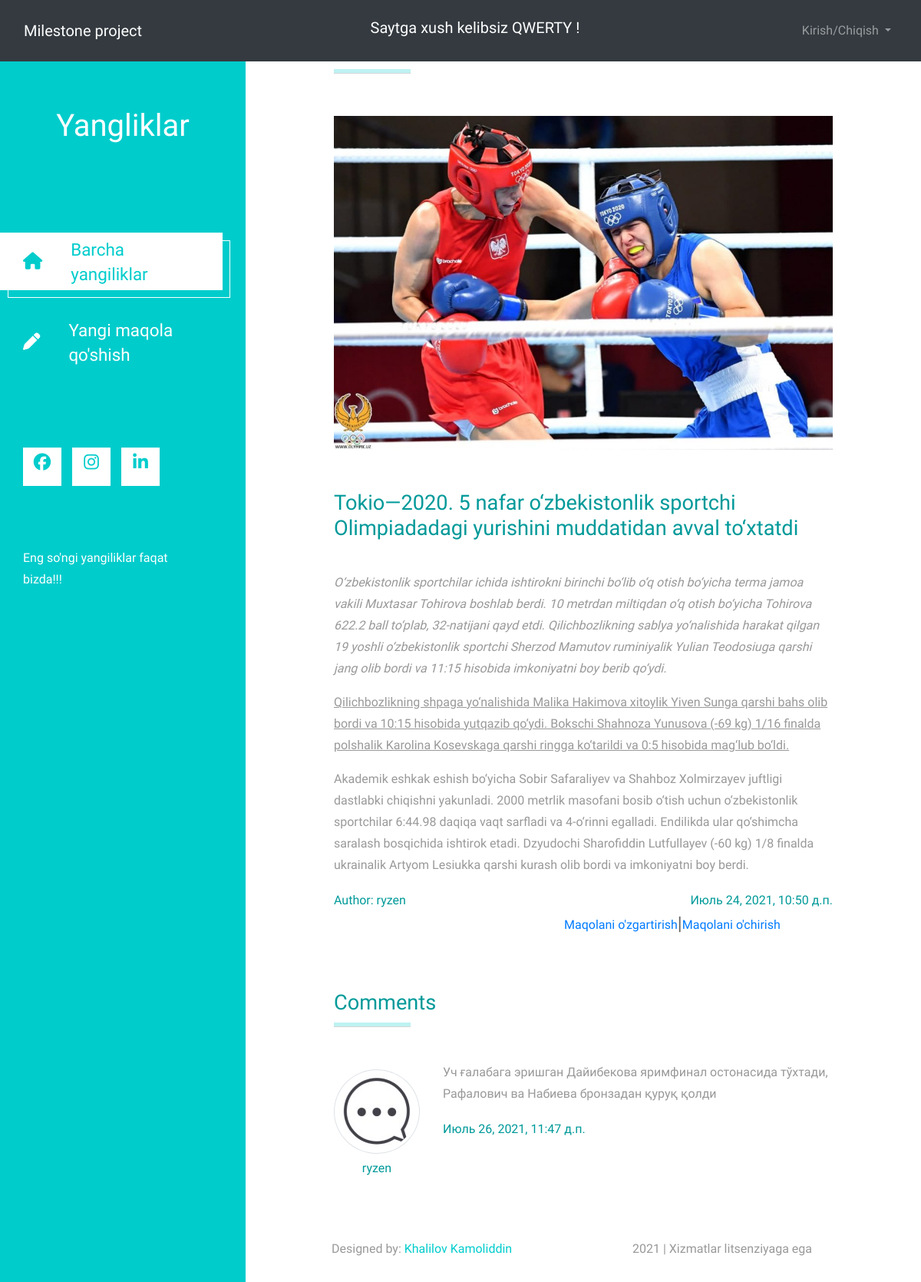
The app's page /articles/3/ (signed in) with its own data.
### accounts/models.py (models this page shows)
class CustomUser(AbstractUser):
    age = models.PositiveIntegerField(null=True, blank=True)

### articles/models.py (models this page shows, shortened)
class Article(models.Model):
    title = models.CharField(max_length=150)
    summary = models.CharField(max_length=200, blank=True)
    body = RichTextField()
    photo = models.ImageField(upload_to='images/', blank=True)
    date = models.DateTimeField(auto_now_add=True)
    author = models.ForeignKey(
        get_user_model(), on_delete=models.CASCADE,
    )

class Comment(models.Model):
    article = models.ForeignKey(Article, on_delete=models.CASCADE, related_name='comments')
    comment = models.CharField(max_length=150)
    date = models.DateTimeField(auto_now_add=True)
    author = models.ForeignKey(get_user_model(), on_delete=models.CASCADE)
    def __str__(self):
        return self.comment

### articles/views.py (the view)
# urls.py: path('<int:pk>/', ArticleDetailView.as_view(), name='article_detail'),
class ArticleDetailView(LoginRequiredMixin, DetailView):
    model = Article
    template_name = 'article_detail.html'

### templates/article_detail.html (shortened to what this page needs)
{% extends 'base.html' %}
{% load static %}
{% block content %}
<header class="tm-header" id="tm-header" style="margin-top:60px">
        <div class="tm-header-wrapper">
            <div class="tm-site-header">
                <h1 class="text-center">Yangliklar</h1>
            </div>
            <nav class="tm-nav" id="tm-nav">
                <ul>
                    <li class="tm-nav-item active"><a href="{% url 'article_list' %}" class="tm-nav-link">
                        <i class="fas fa-home"></i>
                        Barcha yangiliklar
                    </a></li>
                    <li class="tm-nav-item"><a href="{% url 'article_new' %}" class="tm-nav-link">
                        <i class="fas fa-pen"></i>
                        Yangi maqola qo'shish
                    </a></li>
                </ul>
            </nav>
            <div class="tm-mb-65">
                <a rel="nofollow" href="https://www.facebook.com/kamoliddin.xalilov" class="tm-social-link">
                    <i class="fab fa-facebook tm-social-icon"></i>
                </a>
                <a href="https://www.instagram.com/x.kamoliddinn/" class="tm-social-link">
                    <i class="fab fa-instagram tm-social-icon"></i>
                </a>
                <a href="linkedin.com/in/kamoliddin-xalilov-6a7314124" class="tm-social-link">
                    <i class="fab fa-linkedin tm-social-icon"></i>
                </a>
            </div>
            <p class="tm-mb-80 pr-5 text-white">
                Eng so'ngi yangiliklar faqat bizda!!!
            </p>
        </div>
    </header>
    <div class="container-fluid">
        <main class="tm-main">
            <div class="row tm-row tm-mb-45">
                <div class="col-12">
                    <hr class="tm-hr-primary tm-mb-55">
                    {% if article.photo %}
                    <img src="{{article.photo.url}}" alt="Image" class="img-fluid">
                    {% endif %}
                </div>
            </div>
            <div class="row tm-row tm-mb-40">
                <div class="col-12">
                    <div class="mb-4">
                        <h2 class="pt-2 tm-mb-40 tm-color-primary tm-post-title">{{article.title}}</h2>
                        <p>{{article.body | safe }}</p>
                        <div class="d-flex justify-content-between tm-pt-15">
                            <span class="tm-color-primary">Author: {{article.author}}</span>
                            <span class="tm-color-primary">{{article.date}}</span>
                        </div>
                        <div class="d-flex tm-pt-15" style="margin-left:300px">
                            <a href="{% url 'article_edit' article.pk %}">Maqolani o'zgartirish</a>
                            <h4>|</h4>
                            <a href="{% url 'article_delete' article.pk %}">Maqolani o'chirish</a>
                        </div>
                                    <div class="row tm-row tm-mb-10">
                            <br><br>
                    </div>
                    <div style="width:100%;">
                        <h2 class="tm-color-primary tm-post-title">Comments</h2>
                        <hr class="tm-hr-primary tm-mb-45">
                        {% for comment in article.comments.all %}
                        <div class="tm-comment tm-mb-45">
                            <figure class="tm-comment-figure">
                                <img src="{% static 'img/comment-1.jpg' %}" alt="Image" class="mb-2 rounded-circle img-thumbnail">
                                <figcaption class="tm-color-primary text-center">{{comment.author}}</figcaption>
                            </figure>
                            <div>
                                <p>
                                    {{comment}}
                                </p>
                                <div class="d-flex justify-content-between">
                                    <span class="tm-color-primary">{{comment.date}}</span>
                                </div>
                            </div>
                        </div>
                        {% endfor %}
                    </div>
                </div>
            </div>
            <div class="row tm-row tm-mb-10">
                <br>
            </div><br>
            <footer class="row tm-row" style="width:100%;">
                <div class="col-md-6 col-12 tm-color-gray">
                    Designed by: <a rel="nofollow" target="_parent" href="https://www.linkedin.com/in/kamoliddin-xalilov-6a7314124?lipi=urn%3Ali%3Apage%3Ad_flagship3_profile_view_base_contact_details%3BkyBBEvm4Sx2JoaPfP81drg%3D%3D" class="tm-external-link">Khalilov Kamoliddin</a>
                </div>
                <div class="col-md-6 col-12 tm-color-gray tm-copyright">
                    2021 | Xizmatlar litsenziyaga ega
                </div>
            </footer>
        </main>
    </div>
{% endblock %}

### templates/base.html (shortened to what this page needs)
{% load static %}
<!DOCTYPE html>
<html lang="en">
<head>
    <link href="https://cdn.jsdelivr.net/npm/bootstrap@5.0.2/dist/css/bootstrap.min.css" rel="stylesheet">
    <link rel="stylesheet" href="{% static 'fontawesome/css/all.min.css' %}">
    <link href="{% static 'css/bootstrap.min.css' %}" rel="stylesheet">
    <link href="{% static 'css/templatemo-xtra-blog.css' %}" rel="stylesheet">
	<link rel="stylesheet" href="{% static 'css/font-awesome.min.css' %}">
	<link rel="stylesheet" href="{% static 'css/templatemo-style.css' %}">
</head>
<body>
    <nav class="navbar navbar-expand-lg navbar-dark bg-dark fixed-top">
      <div class="container-fluid">
        <a class="navbar-brand" href="{% url 'home' %}">Milestone project</a>
          <div style="color:#fff">
        {% if user.is_authenticated %}
            <h5>Saytga xush kelibsiz {{user.username | upper}} !   <h5/>
        {% else %}
            <h5>Saytning to'liq imkoniyatlaridan foydalanish uchun ro'yxatdan o'ting !</h5>
        {% endif %}
</div>
        <div id="navbarNavDarkDropdown" style="text-align: right">
          <ul class="navbar-nav">
            <li class="nav-item dropdown">
               <div class="navbar-text" >
              <a class="nav-link dropdown-toggle"  href="#" id="navbarDarkDropdownMenuLink" role="button" data-bs-toggle="dropdown" aria-expanded="false">
                Kirish/Chiqish
              </a>
                </div>
            </li>
          </ul>
        </div>
      </div>
    </nav>
    <main>
      {% block content %}
      {% endblock content %}
    </main>
</body>
</html>

### static/css/templatemo-xtra-blog.css (style rules this page uses)
html { overflow-x: hidden; }
body { margin: 0; padding: 0; font-family: 'Source Sans Pro', sans-serif; font-size: 19px; line-height: 2em; overflow-x: hidden; }
p, span { color: #999; }
hr { border-top-color: #CCC; margin-top: 10px; margin-bottom: 10px; }
.tm-header { background-color: #0CC; color: white; position: fixed; top: 0; left: 0; bottom: 0; z-index: 100; width: 400px; overflow-y: visible; }
.tm-header-wrapper { overflow-y: scroll; scrollbar-width: none; -ms-overflow-style: none; padding: 30px; width: 100%; height: 100%; }
.tm-site-header { margin-top: 50px; margin-bottom: 115px; }
.tm-main { margin-left: 400px; padding: 80px 100px 25px; }
.tm-row { max-width: 980px; justify-content: space-between; }
.tm-nav { margin-bottom: 100px; }
.tm-nav-item { list-style: none; margin-bottom: 30px; }
.tm-nav-link { color: white; background-color: transparent; height: 75px; width: 100%; max-width: 300px; display: flex; align-items: center; font-size: 1.4rem; padding: 30px; }
.tm-nav-item:hover .tm-nav-link, .tm-nav-item.active .tm-nav-link { color: #0CC; background-color: white; text-decoration: none; }
.tm-nav ul { position: relative; }
.tm-nav-item:hover:after, .tm-nav-item.active:after { content: ''; width: 100%; max-width: 300px; height: 75px; display: block; border: 1px solid white; margin-left: 10px; margin-top: -65px; position: absolute; z-index: -1000; }
.tm-nav-link i { margin-right: 37px; }
ul { margin: 0; padding: 0; }
.tm-nav { margin-left: -30px; }
.tm-social-link { display: inline-block; background-color: white; font-size: 1.4rem; width: 50px; height: 50px; text-align: center; padding-top: 8px; margin-right: 15px; margin-bottom: 15px; }
.tm-social-icon { color: #0CC; transition: all 0.3s ease; }
.tm-post-title { font-size: 1.7rem; transition: all 0.3s ease; }
.tm-external-link { color: #0CC; }
.tm-copyright { text-align: right; }
hr.tm-hr-primary { border-top: 5px solid #0CC; }
.tm-comment { display: flex; align-items: flex-start; }
.tm-comment-figure { margin-top: 10px; margin-right: 30px; }
figure { margin: 0; }
figcaption { line-height: 1.4; }
.tm-mb-40 { margin-bottom: 40px; }
.tm-mb-45 { margin-bottom: 45px; }
.tm-mb-55 { margin-bottom: 55px; }
.tm-mb-65 { margin-bottom: 65px; }
.tm-mb-80 { margin-bottom: 80px; }
.tm-color-primary, span.tm-color-primary { color: #099; }
a.tm-color-gray, .tm-color-gray { color: #999; }
.img-thumbnail { max-width: none; }
@media (max-width: 1540px) { .tm-header { width: 320px; } }
@media (max-width: 1540px) { .tm-main { margin-left: 320px; width: calc(100% - 320px); } }
@media (max-width: 1288px) { .tm-social-link { margin-right: 10px; } }
* { box-sizing: border-box; }
.row::after { content: ""; clear: both; display: table; }

### static/css/templatemo-style.css (style rules this page uses)
body { background: #ffffff; font-family: 'Raleway', sans-serif; font-size: 16px; color: #606060; position: relative; }
html, body { width: 100%; overflow-x: hidden; }
h1,h2,h3 { font-weight: 300; }
p { line-height: 28px; }
hr { border-color: #f2f2f2; width: 100px; margin-bottom: 40px; }

### records on screen
CustomUser: username "QWERTY"
Article: photo (picture), title "Tokio—2020. 5 nafar o‘zbekistonlik sportchi Olimpiadadagi yurishini muddatidan avval to‘xtatdi", body "O‘zbekistonlik sportchilar ichida ishtirokni birinchi bo‘lib o‘q otish bo‘yicha terma jamoa vakili Muxtasar Tohirova boshlab berdi. 10 metrdan miltiqdan o‘q otish bo‘yicha Tohirova 622.2 ball to‘plab, 32-natijani qayd etdi. Qilichbozlikning sablya yo‘nalishida harakat qilgan 19 yoshli o‘zbekistonlik sportchi Sherzod Mamutov ruminiyalik Yulian Teodosiuga qarshi jang olib bordi va 11:15 hisobida imkoniyatni boy berib qo‘ydi. Qilichbozlikning shpaga yo‘nalishida Malika Hakimova xitoylik Yiven Sunga qarshi bahs olib bordi va 10:15 hisobida yutqazib qo‘ydi. Bokschi Shahnoza Yunusova (-69 kg) 1/16 finalda polshalik Karolina Kosevskaga qarshi ringga ko‘tarildi va 0:5 hisobida mag‘lub bo‘ldi.…", author "ryzen", date "Июль 24, 2021, 10:50 д.п."
Comment: author "ryzen", comment "Уч ғалабага эришган Дайибекова яримфинал остонасида тўхтади, Рафалович ва Набиева бронзадан қуруқ қолди", date "Июль 26, 2021, 11:47 д.п."
